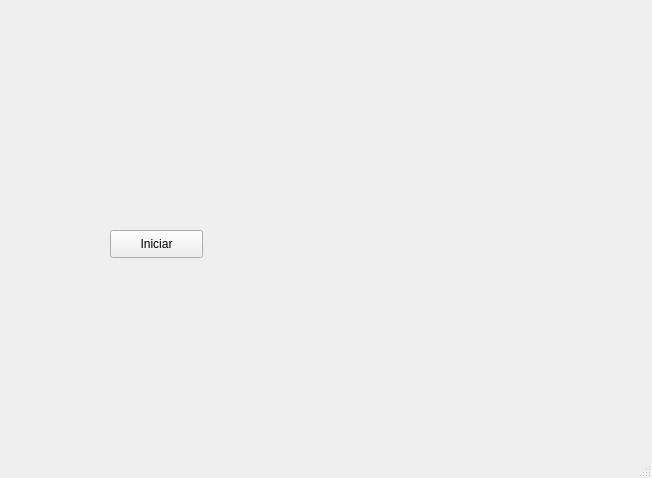
<?xml version="1.0" encoding="UTF-8"?>
<ui version="4.0">
 <class>MainWindow</class>
 <widget class="QMainWindow" name="MainWindow">
  <property name="geometry">
   <rect>
    <x>0</x>
    <y>0</y>
    <width>652</width>
    <height>478</height>
   </rect>
  </property>
  <property name="windowTitle">
   <string>MainWindow</string>
  </property>
  <widget class="QWidget" name="centralwidget">
   <widget class="QLabel" name="label">
    <property name="geometry">
     <rect>
      <x>10</x>
      <y>20</y>
      <width>281</width>
      <height>121</height>
     </rect>
    </property>
    <property name="text">
     <string/>
    </property>
    <property name="pixmap">
     <pixmap resource="../recursos.qrc">:/logo/Imagenes/logo uat.png</pixmap>
    </property>
    <property name="scaledContents">
     <bool>true</bool>
    </property>
   </widget>
   <widget class="QLabel" name="label_2">
    <property name="geometry">
     <rect>
      <x>360</x>
      <y>40</y>
      <width>261</width>
      <height>81</height>
     </rect>
    </property>
    <property name="text">
     <string/>
    </property>
    <property name="pixmap">
     <pixmap resource="../recursos.qrc">:/logo/Imagenes/LogoFIT.png</pixmap>
    </property>
    <property name="scaledContents">
     <bool>true</bool>
    </property>
   </widget>
   <widget class="QLabel" name="label_4">
    <property name="geometry">
     <rect>
      <x>560</x>
      <y>370</y>
      <width>71</width>
      <height>51</height>
     </rect>
    </property>
    <property name="text">
     <string/>
    </property>
    <property name="pixmap">
     <pixmap resource="../recursos.qrc">:/logo/Imagenes/logoCT.png</pixmap>
    </property>
    <property name="scaledContents">
     <bool>true</bool>
    </property>
   </widget>
   <widget class="QPushButton" name="btn_iniciar">
    <property name="geometry">
     <rect>
      <x>110</x>
      <y>230</y>
      <width>93</width>
      <height>28</height>
     </rect>
    </property>
    <property name="text">
     <string>Iniciar</string>
    </property>
   </widget>
   <widget class="QLabel" name="lbl_1">
    <property name="geometry">
     <rect>
      <x>380</x>
      <y>160</y>
      <width>171</width>
      <height>171</height>
     </rect>
    </property>
    <property name="font">
     <font>
      <pointsize>18</pointsize>
     </font>
    </property>
    <property name="text">
     <string/>
    </property>
    <property name="pixmap">
     <pixmap resource="../recursos.qrc">:/logo/Imagenes/poncho.jpg</pixmap>
    </property>
    <property name="scaledContents">
     <bool>true</bool>
    </property>
    <property name="alignment">
     <set>Qt::AlignCenter</set>
    </property>
   </widget>
  </widget>
  <widget class="QMenuBar" name="menubar">
   <property name="geometry">
    <rect>
     <x>0</x>
     <y>0</y>
     <width>652</width>
     <height>26</height>
    </rect>
   </property>
  </widget>
  <widget class="QStatusBar" name="statusbar"/>
 </widget>
 <resources>
  <include location="../recursos.qrc"/>
 </resources>
 <connections/>
</ui>
